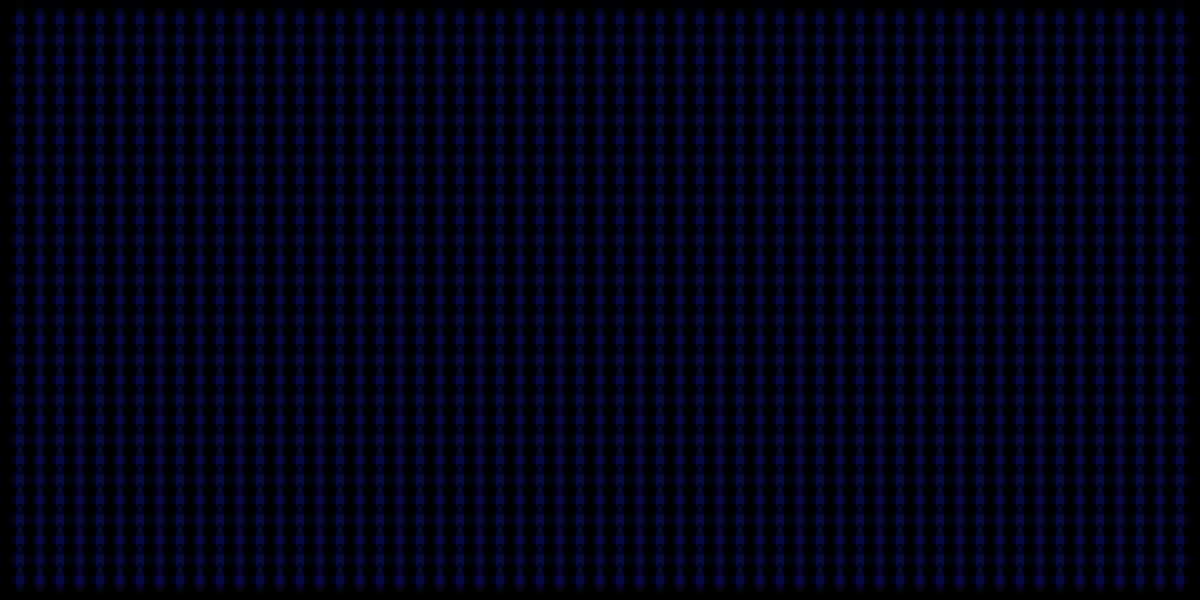
Frame 1 (no input)
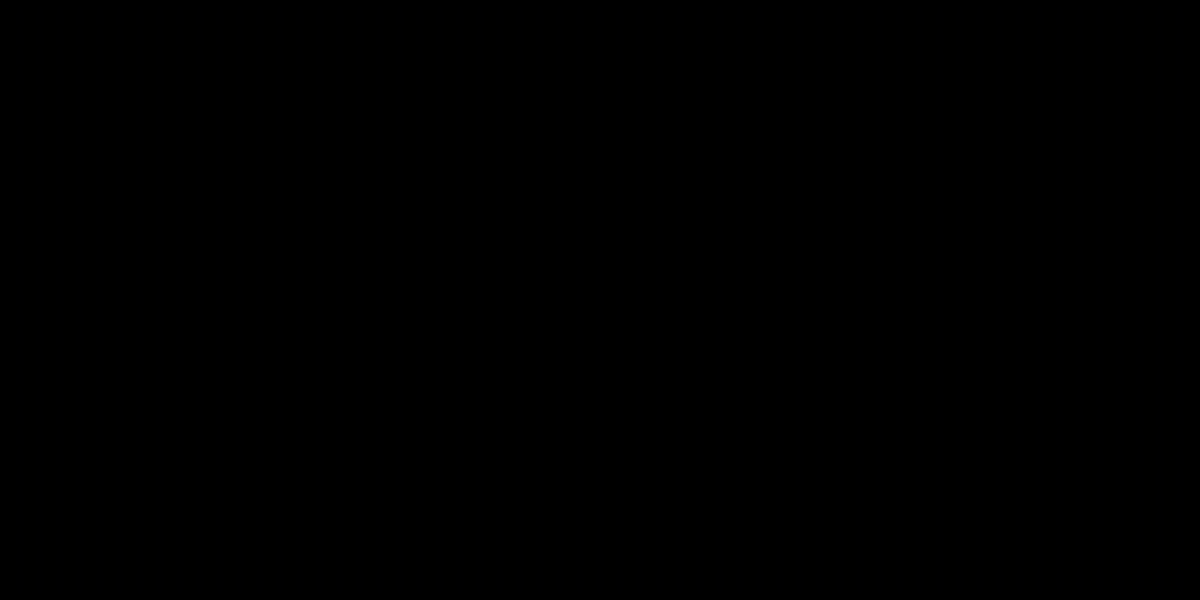
Frame 60 (no input)
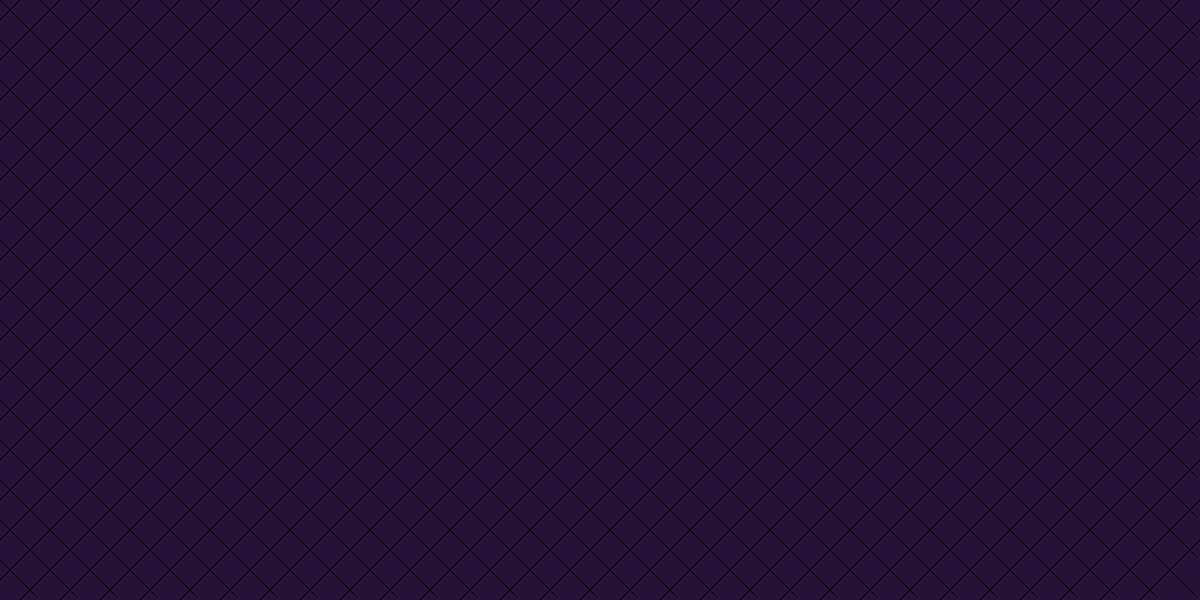
Frame 120 (the mouse pressed at the canvas centre since frame 60)

The p5.js sketch that drew these frames (run headless with seeded random() and noise() and a simulated clock; from frame 60 on, the mouse is pressed at the canvas centre):

// p5.js sketch
// ── sketch.js
let option = 3;
function setup() {
  createCanvas(windowWidth, 600);
  frameRate(20); //20 frames per second
}

function draw() {
  background('white');
  let density = map(mouseX, 0, width, 20, 60);

  if (option == 1) {
// Option 1: moving purple diamonds changing with mouse
    background('rgb(40, 17, 56)');

// Make a loop for interacting lines
    for (let x = 10; x <= width-10; x += density) {
      for (let y = 10; y <= height-10; y+=density) {
// Draw four lines
        line(x-25, y-25, x+25, y+25);
        line(x+25, y-25, x-25, y+25);
        line(x+30, y-30, x-30, y+30);
        line(x-20, y-20, x+20, y+20);
// draw trees on the bottom

      }
    }

  }
  else if (option == 2) {
// Option 2: alien retractor beams
    background('rgb(30, 31, 42)');
// Make a loop for the lines
    for (let x = 350; x <= width-10; x += density) {
      for (let y = 350; y <= height-10; y+=density) {
//draw retractor beams
      line(x, y, width/7, height/7);
      line(x + 50, y + 50, width/2, height/2);
// draw alien ships
      fill('gray');
      ellipse(250,100,200,75);
      ellipse(700,300,200,75);

      }
    }
  }
  else if (option == 3) {
// Option 3: blinking flashing orbs
    background('black');
// Change the orbs to change to a few random colors
    fill( random(20), random(100), random(186), random(135) );
// Make a loop
    for (let x = 20; x <= width-10; x += density) {
      for (let y = 20; y <= height-10; y+=density) {
// draw orbs
    ellipse(x , y ,20 ,10 );
    ellipse(x, y,15);
    ellipse(x , y ,10 ,30 );


      }
    }
  }
}
// Make it so when mouse is pressed there is three different interactions options

function mousePressed() {
  option++;
  if (option > 3) option = 1;
}
